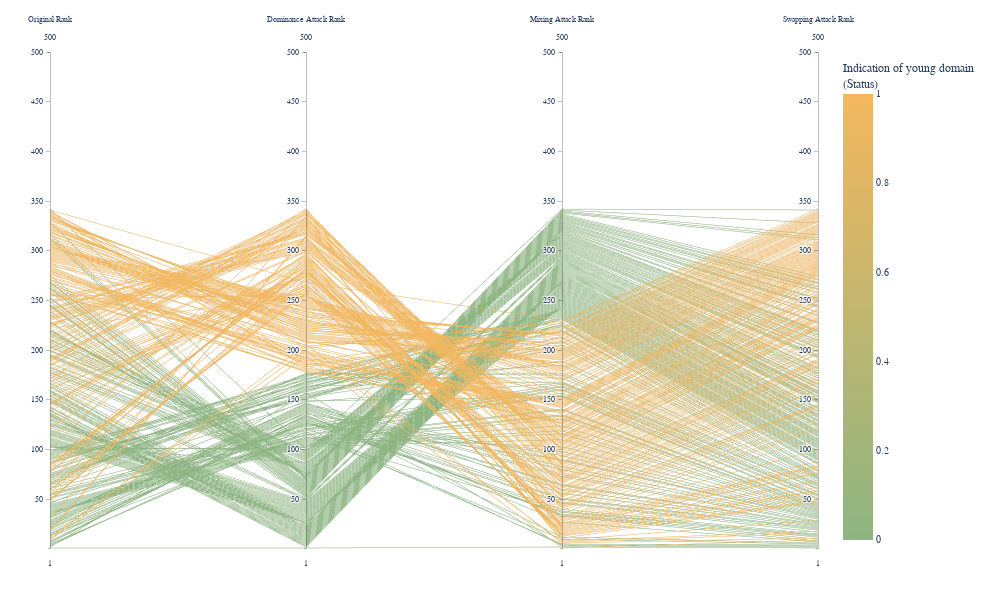

Here is the notebook cell this chart was saved with:
### Code cell
print("\nGenerating ID rank change visualization...")
fig_ranks = visualize_all_attack_ranks_parallel_coords(
        x_test=x_test,
        base_model=model,
        protected_feature=protected_feature,
        superior_outcome_value=1,
        sample_size=500
    )
fig_ranks.show()

### Figure 1 — Plotly figure (JSON) as saved in the notebook; plotly's stock layout.template omitted (floating-point values rounded to 4 significant figures; data arrays with more than 128 entries replaced by an {"elided": "..."} marker saying what was removed)
{"data": [{"dimensions": [{"label": "Original Rank", "range": [1, 500], "values": {"elided": "342 int values"}}, {"label": "Dominance Attack Rank", "range": [1, 500], "values": {"elided": "342 int values"}}, {"label": "Mixing Attack Rank", "range": [1, 500], "values": {"elided": "342 int values"}}, {"label": "Swapping Attack Rank", "range": [1, 500], "values": {"elided": "342 int values"}}], "line": {"cmax": 1, "cmin": 0, "color": {"elided": "342 int values"}, "colorbar": {"title": {"text": "Indication of young domain <br>(Status)"}}, "colorscale": [[0, "#8db581"], [1, "#f4b75e"]], "showscale": true}, "type": "parcoords"}], "layout": {"font": {"family": "Arial, sans-serif", "size": 10}, "height": 600, "hovermode": "closest", "margin": {"b": 50, "l": 50, "r": 50, "t": 50}, "paper_bgcolor": "white", "plot_bgcolor": "white", "width": 1000}}
